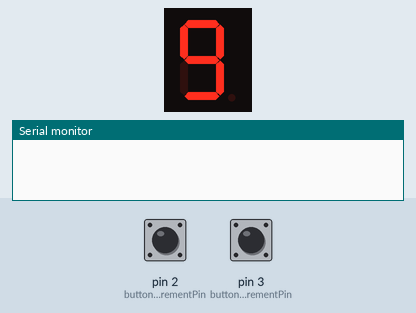
Recording of a sketch running on a simulated Arduino Uno, built with avr-gcc and run on an emulated ATmega328P. On the bench: 1-digit seven-segment display, the last lines printed to the serial monitor. Wiring (inferred from the names in the program): 1-digit 7-segment display, segments lit when HIGH: segments pin 5, pin 6, pin 7, pin 8, pin 9, pin 10, pin 11, pin 4. Inputs (shaded band) come from the test bench; at power-on: pin 2 (buttonIncrementPin) HIGH, pin 3 (buttonDecrementPin) HIGH. The segment pins are drawn as the display they are named for.

Above: at 1.2 s.
1.3 s: pin 2 (buttonIncrementPin) pulled LOW for 1 s
At 3.4 s:
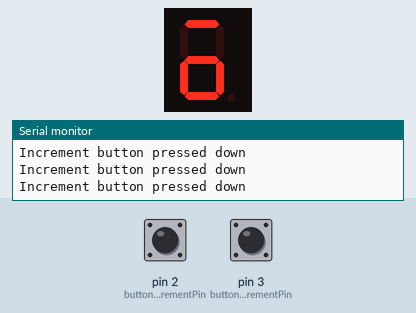
3.8 s: pin 2 (buttonIncrementPin) pulled LOW for 3.2 s
At 5.2 s:
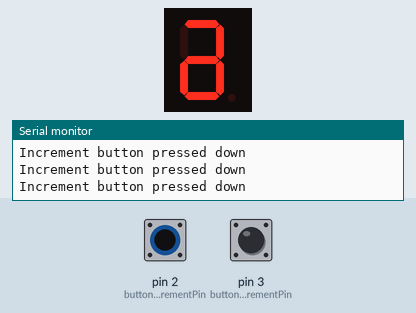
8.5 s: pin 3 (buttonDecrementPin) pulled LOW for 3.2 s
At 9.4 s:
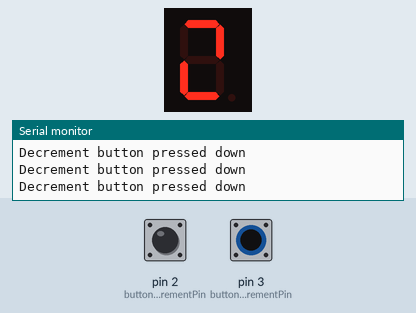
13.2 s: pin 2 (buttonIncrementPin) pulled LOW for 0.15 s
At 14.3 s:
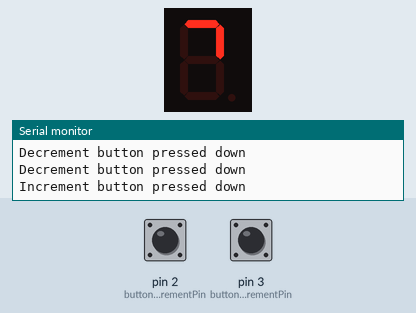
14.8 s: pin 3 (buttonDecrementPin) pulled LOW for 0.15 s
At 15.5 s:
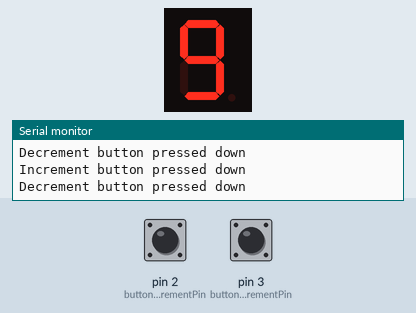
16.4 s: pin 2 (buttonIncrementPin) driven LOW
At 16.7 s:
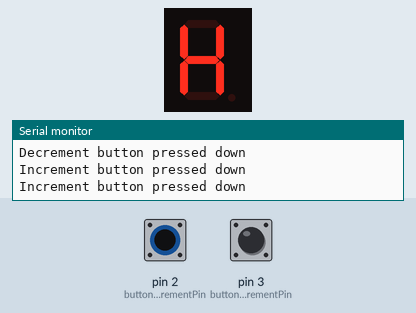
Timing chart, 0 to 19.4 s (numbered marks = the images above; inputs shaded):
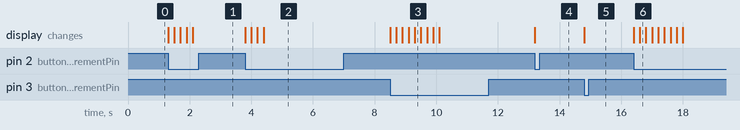

The sketch:

SingleDigitInput.ino
```cpp
// Button pins
int buttonIncrementPin = 2;
int buttonDecrementPin = 3;

// Seven segment display pins (a, b, c, d, e, f, g, dp)
byte segmentPins[] = {4, 5, 6, 7, 8, 9, 10, 11};

// Counter variable
int counter = 0;

// Button state tracking for debouncing
bool lastIncrementState = HIGH;
bool lastDecrementState = HIGH;
unsigned long lastDebounceTime = 0;
unsigned long debounceDelay = 50;

// What each segment pin activates
  // 0 is decimal place
  // 1 is bottom right segment
  // 2 is top right
  // 3 is top mid
  // 4 is top left
  // 5 is middle
  // 6 is bottom left
  // 7 is bottom mid
// Seven segment patterns for digits 0-9
// Format: {a, b, c, d, e, f, g, dp}
byte digitPatterns[10][8] = {
  {0, 1, 1, 1, 1, 0, 1, 1}, // 0
  {0, 1, 1, 0, 0, 0, 0, 0}, // 1
  {0, 0, 1, 1, 0, 1, 1, 1}, // 2
  {0, 1, 1, 1, 0, 1, 0, 1}, // 3
  {0, 1, 1, 0, 1, 1, 0, 0}, // 4
  {0, 1, 0, 1, 1, 1, 0, 1}, // 5
  {0, 1, 0, 1, 1, 1, 1, 1}, // 6
  {0, 1, 1, 1, 0, 0, 0, 0}, // 7
  {0, 1, 1, 1, 1, 1, 1, 1}, // 8
  {0, 1, 1, 1, 1, 1, 0, 1}  // 9
};

void setup() {
  // Initialize button pin actions
  pinMode(buttonIncrementPin, INPUT_PULLUP);
  pinMode(buttonDecrementPin, INPUT_PULLUP);

  // Initialize segment pins
  for (int i = 0; i < 8; i++) {
    pinMode(segmentPins[i], OUTPUT);
  }

  // // Initialize serial for debugging
  Serial.begin(9600);

  // Display initial counter value

  displayDigit(counter);
}

void loop() {
  if (digitalRead(buttonIncrementPin) == LOW)
  {
    Serial.println("Increment button pressed down");
    if(counter < 9){
      counter++;
      displayDigit(counter);

      delay(200);
    }
  }
  if (digitalRead(buttonDecrementPin) == LOW)
  {
    Serial.println("Decrement button pressed down");
    if(counter > 0){
      counter--;
      displayDigit(counter);
      delay(200);
    }

  }
}

void displayDigit(int digit) {
  // Make sure digit is within valid range
  if (digit < 0 || digit > 9) return;

  // Set each segment according to the pattern
  for (int i = 0; i < 8; i++) {
    digitalWrite(segmentPins[i], digitPatterns[digit][i]);
  }
}
```

Measured:
- after the input at 1.3 s, the display: first changes at once (image 1 shows a later state)
- after the input at 3.8 s, the display: first changes at once (image 2 shows a later state)
- after the input at 8.5 s, the display: first changes at once (image 3 shows a later state)
- after the input at 13.2 s, the display: changes at once (image 4)
- after the input at 14.8 s, the display: changes at once (image 5)
- after the input at 16.4 s, the display: first changes at once (image 6 shows a later state)
